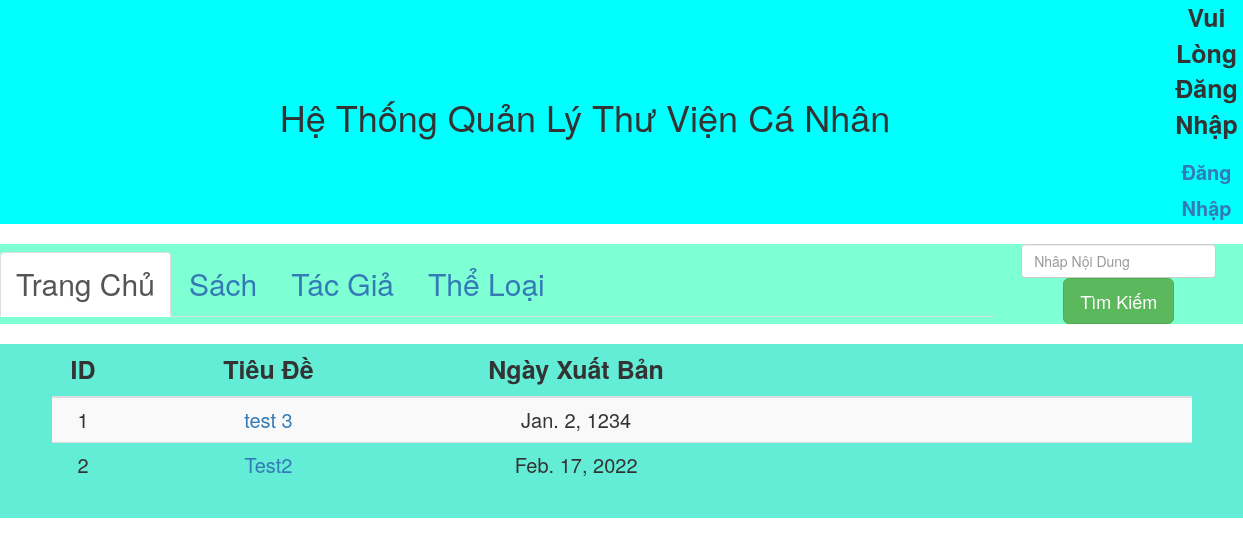
The page /category_book/2 on the database its author committed.
### catalog/models.py (models this page shows)
class Book(models.Model):
    id = models.AutoField(primary_key=True)
    title = models.CharField(max_length=32)
    publish_date = models.DateField()
    authors = models.ManyToManyField("Author")
    summary = models.CharField(max_length=500, blank=True)
    categorys = models.ManyToManyField("Category")

### catalog/views.py (the view)
# urls.py: path('category_book/<id>', views.category_book),
def category_book(request, id):
    category_obj = models.Category.objects.filter(pk=id).first()
    book_list = category_obj.book_set.all()
    return render(request, "category/category_book.html", {'book_list': book_list, 'category':category_obj})

### templates/category/category_book.html (shortened to what this page needs)
{% extends "base.html" %}
{% block content %}
<div class="container">
  <table class="table table-striped table-hover">
    <thead>
      <tr>
        <th style="width: 20px">ID</th>
        <th style="width: 200px">Tiêu Đề</th>
        <th style="width: 200px">Ngày Xuất Bản</th>
        <th style="width: 300px" class="last">
        </th>
      </tr>
    </thead>
    <tbody>
      {% for book in book_list %}
      <tr>
        <td>{{ forloop.counter }}</td>
        <td><a href="/book/{{ book.pk }}/bookdetail"> {{ book.title }} </a></td>
        <td>{{ book.publish_date }}</td>
        <td>
        </td>
      </tr>
      {% endfor %}
    </tbody>
  </table>
</div>
{% endblock %}

### rows shown on the page
Book: title "test 3", publish_date "Jan. 2, 1234"
Book: title "Test2", publish_date "Feb. 17, 2022"
